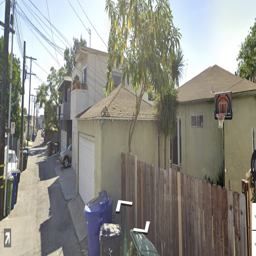
#> input picture images/LosAngelesResized/1.png, 256 x 256 px, found by its file name
$ jupyter execute --allow-errors HOG_SVM.ipynb
#> lines starting #> are read from the running program, lines starting #| are printed output that depends on the picture
# Histogram of Oriented Gradients (HOG) + Support Vector Machine (SVM)

### Setup & Data Exploration
Import libraries

[cell 1]
import os
from tqdm import tqdm
import numpy as np
from PIL import Image
from skimage.feature import hog
from skimage import exposure
from sklearn.svm import SVC
from sklearn.model_selection import train_test_split, GridSearchCV
from sklearn.metrics import accuracy_score, confusion_matrix, ConfusionMatrixDisplay
import matplotlib.pyplot as plt

Let's visualize some images to see what HOG does:

[cell 2]
for city in ['Paris', 'Toronto', 'LosAngeles']:
    sample_img = Image.open('../../images/' + city + 'Resized/1.png')
#> sample_img is the input picture: PIL image 256x256 RGB; mean R, G, B 141.7, 141.1, 133.4
    sample_img_array = np.array(sample_img)
    sample_img_features, sample_hog_img = hog(sample_img_array, visualize=True, pixels_per_cell=(16,16), channel_axis=2)
#> sample_img_features = 15876 values, max 0.378 at index 950, min 0 at index 968, mean 0.0811

    fig, (ax1, ax2) = plt.subplots(1, 2, figsize=(6, 3))
    ax1.axis('off')
    ax1.imshow(sample_img)
    ax1.set_title('Input Image (' + city + ')')
    sample_hog_image_rescaled = exposure.rescale_intensity(sample_hog_img, in_range=(0, 10))
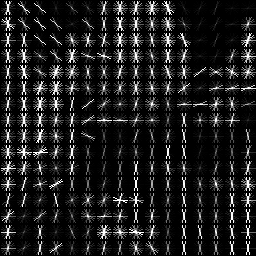
#> sample_hog_image_rescaled: shape (256, 256) float64; min 0, max 1, mean 0.121
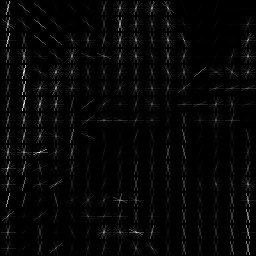
#> sample_hog_img: shape (256, 256) float64; min 0, max 57.57, mean 1.4; drawn with min black and max white
    ax2.axis('off')
    ax2.imshow(sample_hog_image_rescaled, cmap=plt.cm.gray)
    ax2.set_title('Histogram of Oriented Gradients')
plt.show()
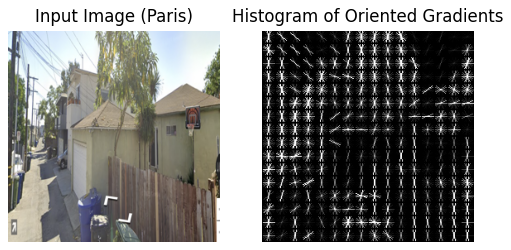
#> figure drawn by matplotlib, 2 panels
